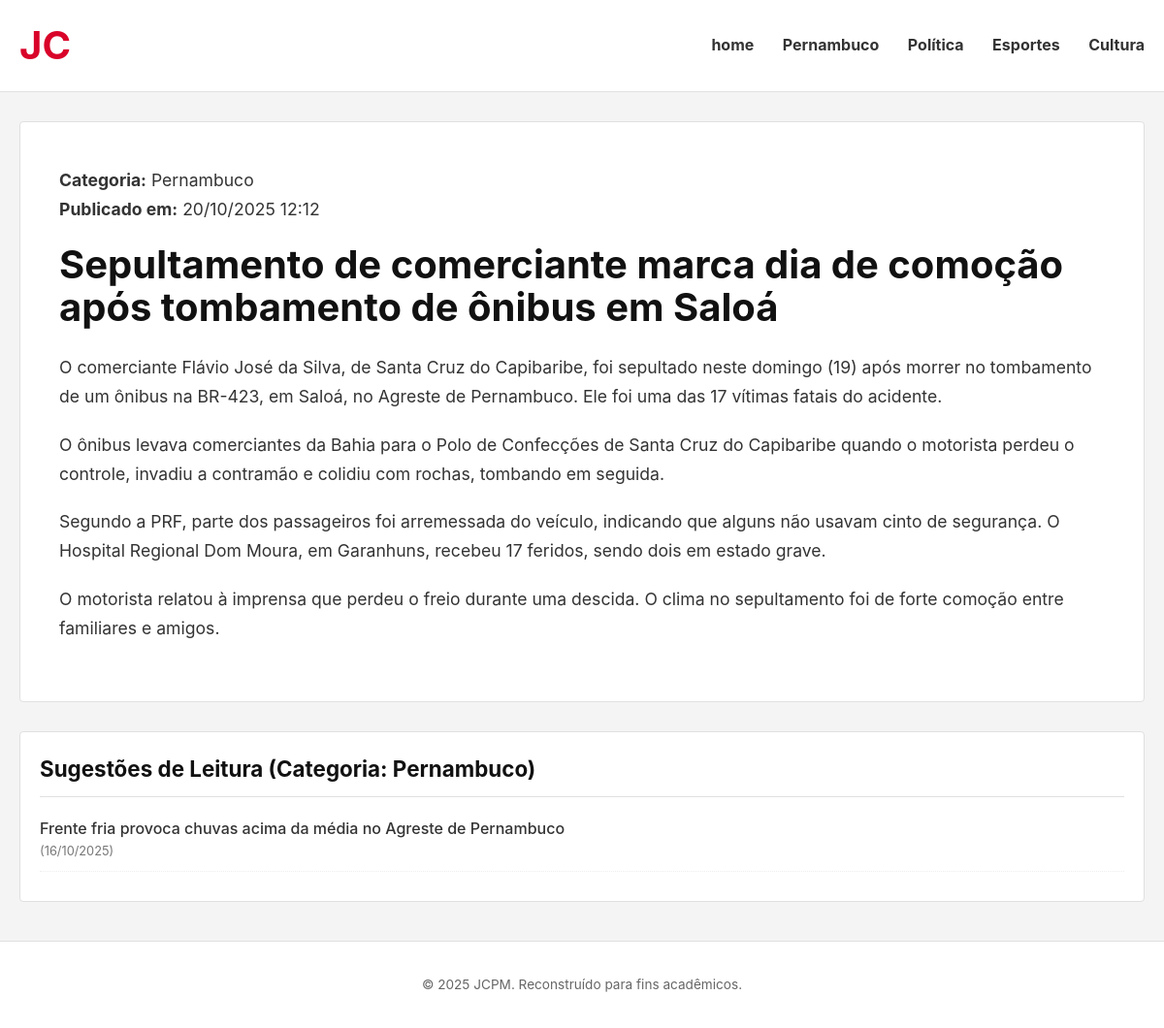
The app's page /sugestao/10/ with its own data.
### app1/models.py (models this page shows, shortened)
class Artigos(models.Model):
    titulo = models.CharField(max_length=100)
    categoria = models.CharField(max_length=100)
    conteudo = models.TextField()
    data_publicacao = models.DateTimeField(auto_now_add=True)

### app1/views.py (the view)
# urls.py: path('sugestao/<int:artigo_id>/', views.sugerir_leitura, name='sugestao'),
def sugerir_leitura(request, artigo_id):
    artigo_atual_id =artigo_id
    artigo_atual=Artigos.objects.get(id=artigo_atual_id)
    categoria=artigo_atual.categoria
    sugestoes=Artigos.objects.order_by('-data_publicacao').filter(categoria=categoria).exclude(id=artigo_atual_id)[:5]
    context={'artigo_atual':artigo_atual,'sugestoes':sugestoes}
    return render(request,'app1/sugestao.html',context)

### app1/templates/app1/sugestao.html (shortened to what this page needs)
{% load static %}
<!DOCTYPE html>
<html lang="pt-br">
<head>
    <link rel="stylesheet" href="{% static 'app1/css/style.css' %}">
</head>
<body>
    <header class="main-header">
        <div class="container">
            <h1 class="logo-text">JC</h1>
            <nav class="main-nav">
                <a href="{% url 'home' %}">home</a>
                <a href="{% url 'topico_pernambuco' %}">Pernambuco</a>
                <a href="{% url 'topico_politica' %}">Política</a>
                <a href="{% url 'topico_esportes' %}">Esportes</a>
                <a href="{% url 'topico_cultura' %}">Cultura</a>
            </nav>
        </div>
    </header>
    <main class="container">
        <div class="artigo-principal">
            <p class="card-date">
                <strong>Categoria:</strong> {{ artigo_atual.categoria }}
                <br>
                <strong>Publicado em:</strong> {{ artigo_atual.data_publicacao|date:"d/m/Y H:i" }}
            </p>
            <h1>{{ artigo_atual.titulo }}</h1>
            <div class="conteudo">
                {{ artigo_atual.conteudo|linebreaks|safe }}
            </div>
        </div>
        <div class="sugestoes-box">
            <h3>Sugestões de Leitura (Categoria: {{ artigo_atual.categoria }})</h3>
            {% if sugestoes %}
                <ul>
                    {% for artigo in sugestoes %}
                    <li>
                        <a href="{% url 'sugestao' artigo.pk %}">
                            {{ artigo.titulo }}
                        </a>
                        <small>({{ artigo.data_publicacao|date:"d/m/Y" }})</small>
                    </li>
                    {% endfor %}
                </ul>
            {% else %}
                <p>Não há mais artigos recentes nesta categoria para sugerir.</p>
            {% endif %}
        </div>
    </main>
    <footer class="main-footer">
        <div class="container">
            <p>&copy; {% now "Y" %} JCPM. Reconstruído para fins acadêmicos.</p>
        </div>
    </footer>
</body>
</html>

### app1/Static/app1/css/style.css (style rules this page uses)
body { font-family: -apple-system, BlinkMacSystemFont, "Segoe UI", Roboto, Helvetica, Arial, sans-serif; margin: 0; background-color: #f4f4f4; color: #333; line-height: 1.6; }
a { color: #111; text-decoration: none; transition: color 0.2s; }
.container { max-width: 1200px; margin: 0 auto; padding: 0 20px; }
.main-header { background-color: #ffffff; border-bottom: 1px solid #e0e0e0; padding: 15px 0; margin-bottom: 30px; }
.main-header .container { display: flex; justify-content: space-between; align-items: center; }
.logo-text { font-size: 2.5rem; font-weight: bold; color: #d90429; margin: 0; }
.main-nav a { color: #333; margin-left: 25px; font-weight: bold; font-size: 1rem; padding: 5px 0; }
.card-date { display: block; font-size: 0.75rem; color: #777; margin-top: 5px; font-weight: normal; }
.main-footer { background-color: #fff; color: #666; text-align: center; padding: 20px 0; margin-top: 40px; border-top: 1px solid #e0e0e0; font-size: 0.85rem; }
.sugestoes-box { background-color: #fff; padding: 20px; margin-top: 30px; border: 1px solid #e0e0e0; border-radius: 4px; }
.sugestoes-box h3 { font-size: 1.4rem; color: #111; padding-bottom: 10px; border-bottom: 1px solid #e0e0e0; margin-top: 0; margin-bottom: 20px; }
.sugestoes-box ul { list-style: none; padding: 0; margin: 0; }
.sugestoes-box li { margin-bottom: 10px; border-bottom: 1px dotted #eee; padding-bottom: 10px; }
.sugestoes-box li a { font-weight: 500; color: #333; font-size: 1rem; }
.sugestoes-box small { display: block; font-size: 0.8rem; color: #777; }
.artigo-principal { background-color: #fff; padding: 40px; border: 1px solid #e0e0e0; border-radius: 4px; margin-bottom: 0; }
.artigo-principal h1 { font-size: 2.5rem; line-height: 1.1; font-weight: 700; color: #111; margin-top: 0; margin-bottom: 25px; }
.artigo-principal p { font-size: 1.1rem; line-height: 1.7; color: #333; margin-bottom: 20px; }

### records on screen
Artigos: categoria "Pernambuco", data_publicacao "20/10/2025 12:12", titulo "Sepultamento de comerciante marca dia de comoção após tombamento de ônibus em Saloá", conteudo "O comerciante Flávio José da Silva, de Santa Cruz do Capibaribe, foi sepultado neste domingo (19) após morrer no tombamento de um ônibus na BR-423, em Saloá, no Agreste de Pernambuco. Ele foi uma das 17 vítimas fatais do acidente. O ônibus levava comerciantes da Bahia para o Polo de Confecções de Santa Cruz do Capibaribe quando o motorista perdeu o controle, invadiu a contramão e colidiu com rochas, tombando em seguida. Segundo a PRF, parte dos passageiros foi arremessada do veículo, indicando que alguns não usavam cinto de segurança. O Hospital Regional Dom Moura, em Garanhuns, recebeu 17 feridos, sendo dois em estado grave. O motorista relatou à imprensa que perdeu o freio durante uma…"
Artigos: titulo "Frente fria provoca chuvas acima da média no Agreste de Pernambuco", data_publicacao "16/10/2025"
